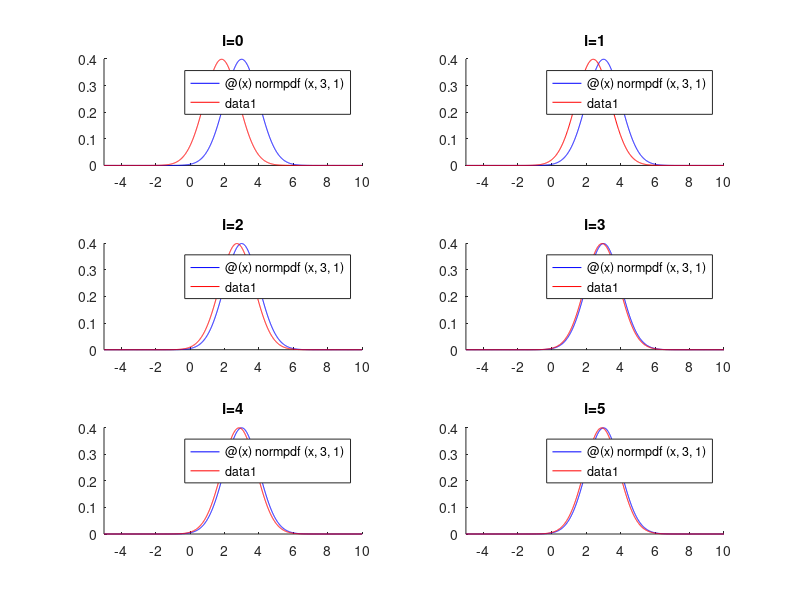

Reproduce this figure in MATLAB.
%% Blatt 4
% Hartmann, Zeitler, Diegel

%%Aufgabe 3
%%
%d)
data = csvread('samples.csv');%c)
i=0:5;
mu0 = -10; %Priori Schätzer
sigma0=1; % Unsicherheit für Priori Schätzer
sigma =1; %wahres Sigma

resMu=[0,0,0,0,0,0];% entaehlt alle bayes geschaetzten Mittelwerte
for ii=i
    numSamples = 2^ii*10;
    idata = data(1:numSamples);
    sampleMean = mean(idata);
    part1 = (numSamples*sigma0)/(numSamples*sigma0+sigma)*sampleMean;
    part2 = sigma/(numSamples*sigma0+sigma) * mu0 ;
    muN = part1+part2;
    resMu(ii+1)=muN;
end
%%
%e)var_n= var_0*var/(n*var0+sig*sig Formel!
% Varianz = 1+X
afunc = @(x) normpdf(x,3,1);
i0func=@(x) normpdf(x,resMu(1),1);
i1func=@(x) normpdf(x,resMu(2),1);
i2func=@(x) normpdf(x,resMu(3),1);
i3func=@(x) normpdf(x,resMu(4),1);
i4func=@(x) normpdf(x,resMu(5),1);
i5func=@(x) normpdf(x,resMu(6),1);
figure(1);
subplot(3,2,1);
hold on;
fplot(afunc,[-5 10], 'b')
fplot(i0func,[-5 10], 'r')
title('i=0');
hold off;

subplot(3,2,2);
hold on;
fplot(afunc,[-5 10], 'b')
fplot(i1func,[-5 10], 'r')
title('i=1');
hold off;

subplot(3,2,3);
hold on;
fplot(afunc,[-5 10], 'b')
fplot(i2func,[-5 10], 'r')
title('i=2');
hold off;

subplot(3,2,4);
hold on;
fplot(afunc,[-5 10], 'b')
fplot(i3func,[-5 10], 'r')
title('i=3');
hold off;

subplot(3,2,5);
hold on;
fplot(afunc,[-5 10], 'b')
fplot(i4func,[-5 10], 'r')
title('i=4');
hold off;

subplot(3,2,6);
hold on;
fplot(afunc,[-5 10], 'b')
fplot(i5func,[-5 10], 'r')
title('i=5');
hold off;
print(figure(1), '-djpeg', strcat('../plots/ApproxVsBayes.jpg'));
%%
%f)
mse0 = mean((i0func(-5:.001:10)-afunc(-5:.001:10)).^2);
mse1 = mean((i1func(-5:.001:10)-afunc(-5:.001:10)).^2);
mse2 = mean((i2func(-5:.001:10)-afunc(-5:.001:10)).^2);
mse3 = mean((i3func(-5:.001:10)-afunc(-5:.001:10)).^2);
mse4 = mean((i4func(-5:.001:10)-afunc(-5:.001:10)).^2);
mse5 = mean((i5func(-5:.001:10)-afunc(-5:.001:10)).^2);

